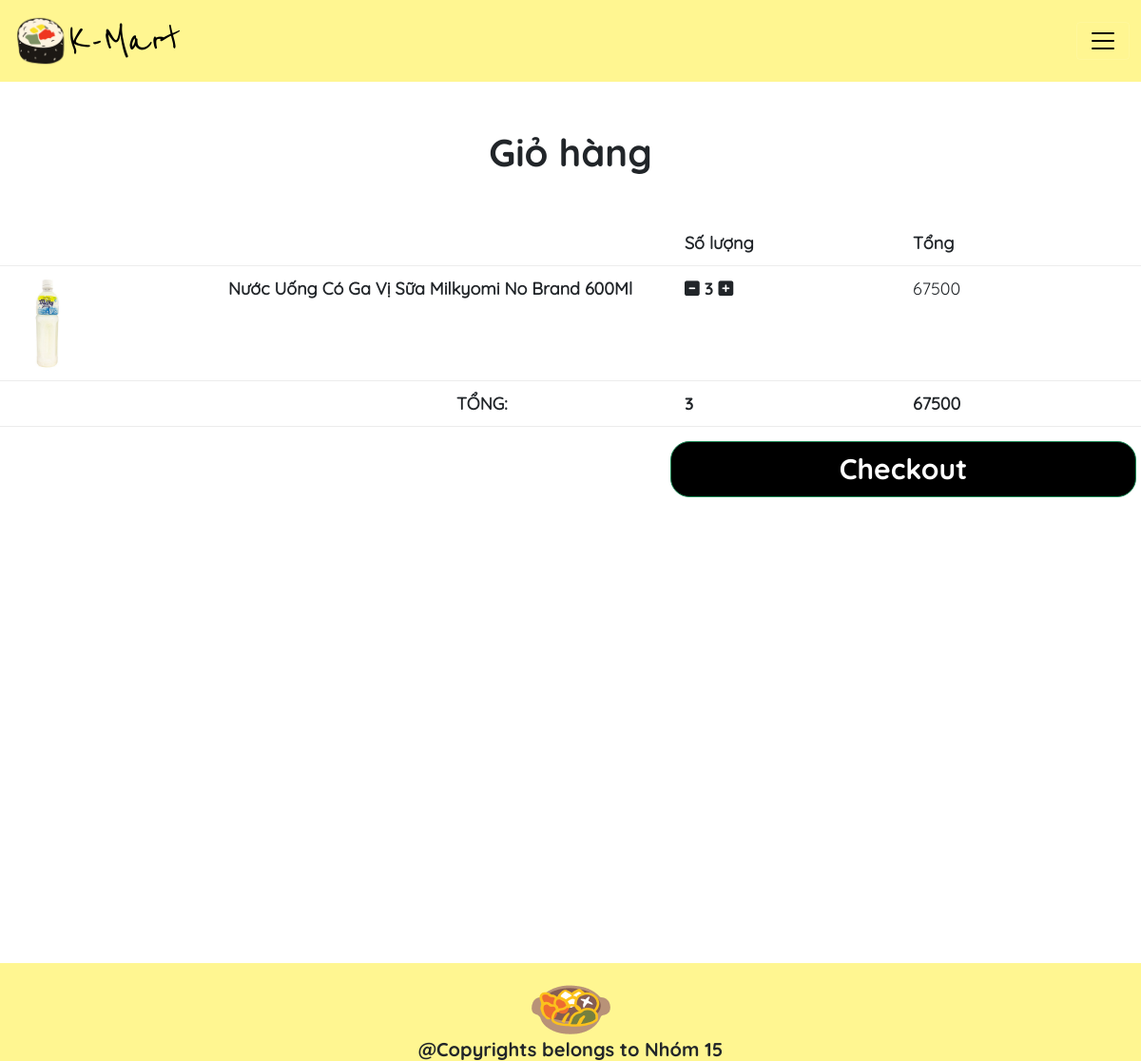
The page /giohang/ (signed in) on the database as committed earlier.
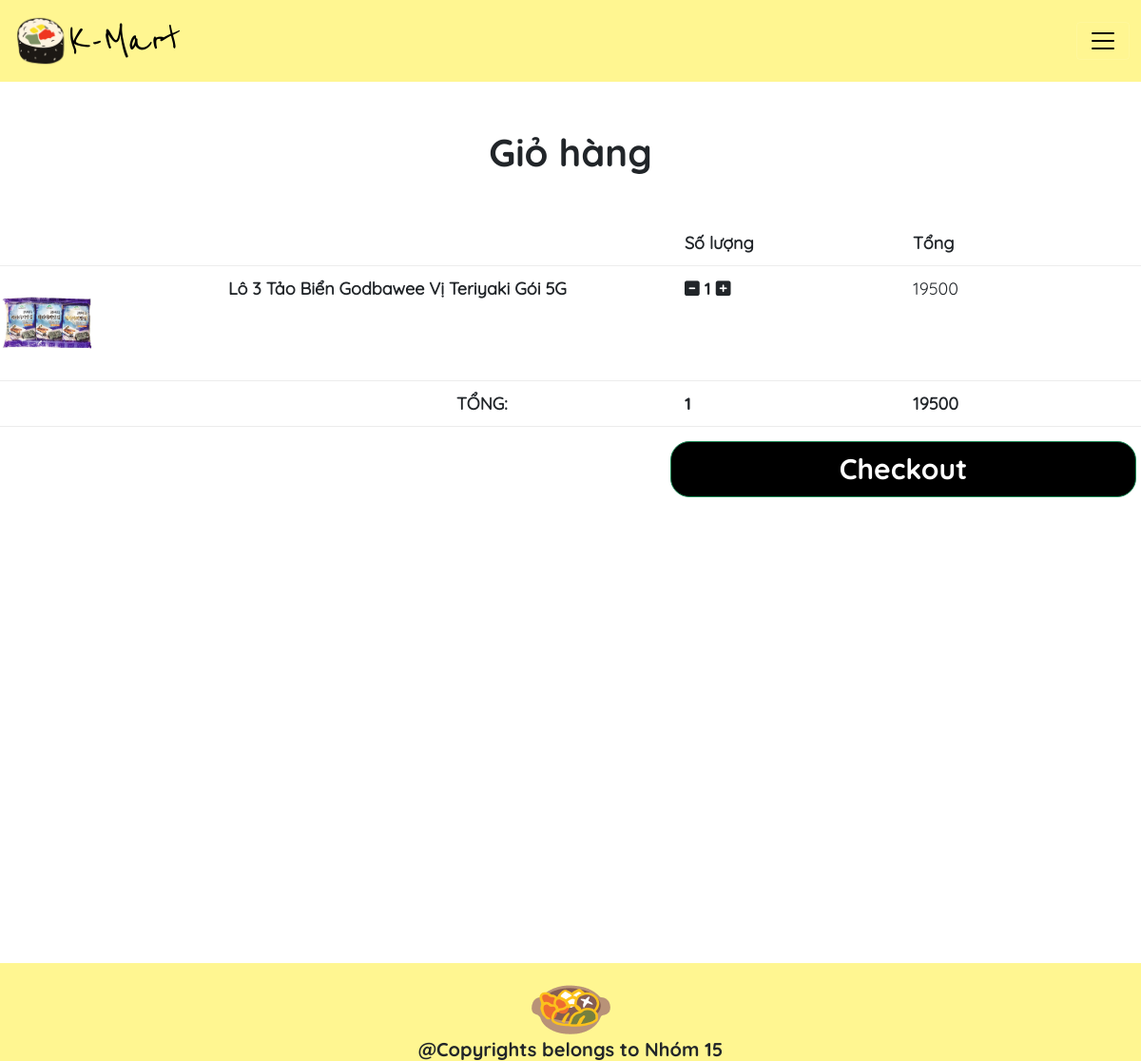
The same page on the database as committed later.
### main/models.py (models this page shows, shortened)
class OrderItem(models.Model):
    product = models.ForeignKey(Product, on_delete=models.SET_NULL, null=True)
    order = models.ForeignKey(Order, on_delete=models.SET_NULL, null=True)
    quantity = models.IntegerField(default=0, null=True, blank=True)
    date_added = models.DateTimeField(auto_now_add=True)
    @property
    def get_total(self):
        total = self.product.price * self.quantity
        return total

class Product(models.Model):
    product_name = models.CharField(max_length=100)
    image = models.ImageField(upload_to="product_imgs/")
    price = models.PositiveIntegerField()
    slug = models.SlugField(unique=True, blank=True)
    product_des = models.TextField()
    cat_name = models.ForeignKey(Categrory, on_delete=models.CASCADE)

class Order(models.Model):
	customer = models.ForeignKey(
    Customer, on_delete=models.SET_NULL, null=True, blank=True)
	date_ordered = models.DateTimeField(auto_now_add=True)
	complete = models.BooleanField(default=False)
	transaction_id = models.CharField(max_length=100, null=True)
	@property
	def get_cart_total(self):
		orderitems = self.orderitem_set.all()
		total = sum([item.get_total for item in orderitems])
		return total
	@property
	def get_cart_items(self):
		orderitems = self.orderitem_set.all()
		total = sum([item.quantity for item in orderitems])
		return total

### main/views.py (the view)
# urls.py: path("giohang/",views.giohang,name="giohang"),
def giohang(request):
    cartdata=cartData(request)
    cartItems = cartdata['cartItems']
    items = cartdata['items']
    order= cartdata['order']
    context = {'items': items, 'order': order, 'cartItems': cartItems}
    return render(request, 'main/giohang.html', context)

### main/utils.py (called while the page is built)
def cartData(request):
    if request.user.is_authenticated:
        customer = request.user.customer
        order, created = Order.objects.get_or_create(customer=customer, complete=False)
        items = order.orderitem_set.all()
        cartItems = order.get_cart_items
    else:
        cookieData = cookieCart(request)
        cartItems = cookieData['cartItems']
        items = cookieData['items']
        order = cookieData['order']
    return{'cartItems':cartItems,'order':order,'items':items}

### main/templates/main/giohang.html (shortened to what this page needs)
{% extends 'main/base.html' %}
{% load static %}
{% block linkcss %}
<link rel="stylesheet" type="text/css" href="{% static 'css/giohang.css' %}" />
{% endblock %}
{% block sanpham %}
<div class="giohang">
    <h1 class="text-center">
        Giỏ hàng
    </h1>
<div class="box-element">
  <div class="cart-row">
    <div style="flex:1"></div>
    <div style="flex:2"><strong></strong></div>
    <div style="flex:1"><strong>Số lượng</strong></div>
    <div style="flex:1"><strong>Tổng</strong></div>
  </div>
  {% for item in items %}
  <div class="cart-row">
    <div style="flex:1"><img class="row-image" src="/media/{{item.product.image}}"></div>
    <div style="flex:2"><strong>{{item.product.product_name}}</strong></div>
    <div style="flex:1">
      <div class="quantity">
        <i class="fa-solid fa-square-minus update-cart" data-product="{{item.product.id}}" data-action="remove"></i>
        <p class="quantity">{{item.quantity}}</p>
        <i class="fa-solid fa-square-plus update-cart" data-product="{{item.product.id}}" data-action="add"></i>
      </div>
    </div>
    <div style="flex:1"><p>{{item.get_total}}</p></div>
  </div>
  {% endfor %}
  <div class="cart-row">
    <div style="flex:1"></div>
    <div style="flex:1"></div>
    <div style="flex:1"><strong>TỔNG: </strong></div>
    <div style="flex:1" class="cart-items"><strong>{{order.get_cart_items}}</strong></div>
    <div style="flex:1"><strong>{{order.get_cart_total}}</strong></div>
  </div>
</div>
  <div class="d-grid gap-2 col-5 ms-auto">
        <a  style="float:right; margin:5px;" class="btn btn-success" href="/thongtinmuahang/">Checkout</a>
    </div>
</div>
{% endblock %}

### main/templates/main/base.html (shortened to what this page needs)
<!DOCTYPE html>
<html lang="vi">
<head>
  {% load static %}
  <link rel="stylesheet" type="text/css" href="{% static 'css/base.css' %}" />
  <link rel="stylesheet" href="https://pro.fontawesome.com/releases/v5.10.0/css/all.css" />
  <link href="https://cdn.jsdelivr.net/npm/bootstrap@5.0.2/dist/css/bootstrap.min.css" rel="stylesheet"
 />
  <link rel="stylesheet" href="https://cdnjs.cloudflare.com/ajax/libs/font-awesome/6.1.1/css/all.min.css"
 />
  {% block linkcss %}{% endblock %}
</head>
<body>
  <nav class="navbar navbar-expand-xxl navbar-dark  navbar-first sticky-top" style="background-color: #FFF691">
    <div class="container-fluid">
      <a href="/home/" class="navbar-brand mb-0 h1">
        <img src="{%static 'images\favicon-removebg-preview.png' %}" class="d-inline-block align-top">K-Mart
      </a>
      <button class="navbar-toggler" data-bs-toggle="collapse" data-bs-target="#navbarMenu">
        <span class="navbar-toggler-icon"></span>
      </button>
  </div>
  </nav>
  {% block sanpham %}
  {% endblock %}
  {% block footer %}
  <div class="footer">
    <img src="{%static 'images\footer-icon.png' %}" alt="" class="d-inline-block align-text-top">
    <h5>@Copyrights belongs to Nhóm 15</h5>
  </div>
  {% endblock %}
</body>
</html>

### main/static/css/base.css (style rules this page uses)
.footer { text-align: center; justify-items: center; background-color: #fff691; padding: 0; margin-top: 485px; max-height: 200px; font-size: 27px; font-family: quicksand-bold; }
.footer h5 { margin: 0; margin-bottom: 0 !important; }
* { box-sizing: border-box; }
.navbar-brand { color: black !important; font-family:reenie-beenie; font-size: 50px !important; }
.navbar-brand img { width: 60px; height: 60px; }
.cart-items { text-decoration: none; font-family: quicksand-bold; }

### main/static/css/giohang.css (style rules this page uses)
.giohang h1 { padding: 50px; font-size: 40px; font-family: quicksand-bold; }
.btn-success { border-radius: 20px; font-size: 30px; color: #fff; font-family: quicksand-bold; background-color: #000; }
.cart-row { font-family: quicksand; font-size: 18px; display: flex; align-items: flex-stretch; padding-bottom: 10px; margin-bottom: 10px; border-bottom: 1px solid #ececec; }
.quantity { display: inline-block; font-family: quicksand-bold; }
.row-image { width: 100px; }
.update-cart { font-size: 18px; }

Rows that differ between the two databases and show on the page:
removed OrderItem: product.image (picture), product.product_name "Nước Uống Có Ga Vị Sữa Milkyomi No Brand 600Ml", quantity "3", get_total "67500"
added OrderItem: product.image (picture), product.product_name "Lô 3 Tảo Biển Godbawee Vị Teriyaki Gói 5G", quantity "1", get_total "19500"
computed for Order: get_cart_items "3" → "1"; get_cart_total "67500" → "19500"
